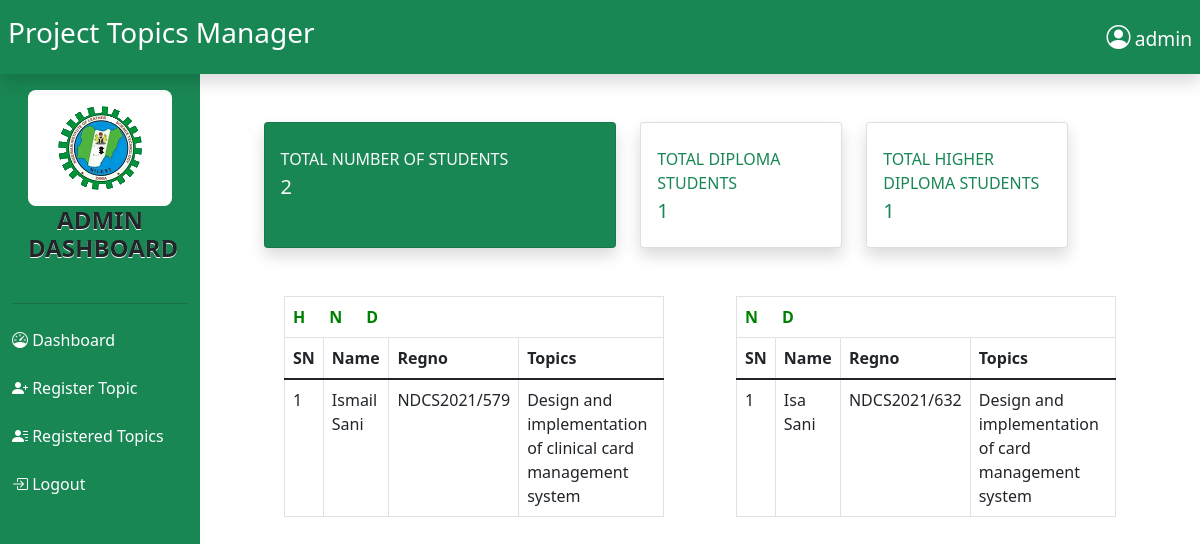
Page /dashboard.php on the committed database.
### tables this page shows
CREATE TABLE `adminsetting` (
  `id` int(11) NOT NULL auto_increment,
  `admin` varchar(20) NOT NULL,
  `password` varchar(20) NOT NULL,
  `lower` varchar(30) NOT NULL,
  `higher` varchar(30) NOT NULL,
  PRIMARY KEY  (`id`)
);

CREATE TABLE `hndtopics` (
  `id` int(11) NOT NULL auto_increment,
  `studentname` varchar(50) NOT NULL,
  `studentregno` varchar(15) NOT NULL,
  `studentdate` date NOT NULL,
  `studentsupervisor` varchar(50) NOT NULL,
  `studenttopic` varchar(100) NOT NULL,
  PRIMARY KEY  (`id`)
);

CREATE TABLE `ndtopics` (
  `id` int(11) NOT NULL auto_increment,
  `studentname` varchar(50) NOT NULL,
  `studentregno` varchar(15) NOT NULL,
  `studentdate` date NOT NULL,
  `studentsupervisor` varchar(50) NOT NULL,
  `studenttopic` varchar(100) NOT NULL,
  PRIMARY KEY  (`id`)
);

### dashboard.php (the view, shortened to what this page needs)
<?php include "include/server.php"; ?>
<!DOCTYPE html>
<html lang="en">
<head>
    <link rel="stylesheet" href="bootstrap-icons/bootstrap-icons.css">
    <link rel="stylesheet" href="bootstrap/css/bootstrap.min.css">
    <link rel="stylesheet" href="style.css">
    <link rel="stylesheet" href="dist/css/iziToast.min.css">
</head>
<body>
<?php
$sql = "SELECT * FROM adminsetting WHERE id = '1'";
$run = mysqli_query($dbcon,$sql);
$row = mysqli_fetch_assoc($run);
$name = $row['admin'];
$lower = $row['lower'];
$higher = $row['higher'];
?>
    <nav class="navbar navbar-vertical shadow bg-success">
    <div class="navbar-header">
            <h3 class="p-2">Project Topics Manager</h3>
    </div>
    <div class="navbar-inner p-2" id="openmodal">
        <i class="bi bi-person-circle" style="font-size: x-large;"></i>
       <span style="font-size: larger;"><?php echo $name; ?> </span>
    </div>
</nav>
    <div class="container-fluid">
        <div class="row">
            <div class="col-md-2 col-sm-2 bg-success">
        <div class="hader p-3">
        <center>
            <div class="logo" style="border-radius:1vh ">
            <img src="img/nilestu.png" class="p-3" alt="">
            </div>
                <h4 style="text-shadow: 0px 1px white;font-weight: bold;">ADMIN DASHBOARD</h4>
            </center>
        </div>
        <hr>
       <div class="mt-2">
        <a href="dashboard.php">
            <i class="bi bi-speedometer"></i>
            <span>Dashboard</span>
        </a>
       </div>
       <div class="mt-2">
        <a href="register.php">
            <i class="bi bi-person-plus-fill"></i>
            <span>Register Topic</span>
        </a>
       </div>
        <div class="mt-2">
        <a href="ndrecords.php">
            <i class="bi bi-person-lines-fill"></i>
            <span>Registered Topics</span>
        </a>
       </div>
        <div class="mt-2">
        <a href="index.html">
            <i class="bi bi-box-arrow-in-right"></i>
            <span>Logout</span>
        </a>
       </div></div>
        <div class="col-md-10 col-sm-10">
            <div class="container text-dark mt-5">
                <div class="container text-light">
                    <div class="row">'
                        <div class="col-md-5">
                             <div class="card border-left-success bg-success shadow h-100 py-2">
                                <div class="card-body">
                                    <div class="row no-gutters align-items-center">
                                        <div class="col mr-2">
                                            <div class="text-xs font-weight-bold text-light text-uppercase mb-1">
                                                Total Number Of Students</div>
                                            <div class="h5 mb-0 font-weight-bold text-gray-800">
                                                <?php
                                                    $sqlx = "SELECT COUNT(id) AS total FROM ndtopics";
                                                    $runx = mysqli_query($dbcon,$sqlx);
                                                    $rowx = mysqli_fetch_assoc($runx);
                                                     $sqly = "SELECT COUNT(id) AS total FROM hndtopics";
                                                    $runy = mysqli_query($dbcon,$sqly);
                                                    $rowy = mysqli_fetch_assoc($runy);
                                                    $sumofTpoics = $rowx['total'] + $rowy['total'];
                                                    echo $sumofTpoics;
                                                ?>
                                            </div>
                                        </div>
                                    </div>
                                </div>
                            </div>
                        </div>
                        <div class="col-md-3">
                             <div class="card border-left-success shadow h-100 py-2">
                                <div class="card-body">
                                    <div class="row no-gutters align-items-center">
                                        <a href="ndrecords.php" style="text-decoration:none">
                                        <div class="col mr-2">
                                        <div class="text-xs font-weight-bold text-success text-uppercase mb-1">
                                                Total <?php echo $lower; ?> Students</div>
                                            <div class="h5 mb-0 font-weight-bold text-success">
                                                <?php
                                                    $sqlx = "SELECT COUNT(id) AS total FROM ndtopics";
                                                    $runx = mysqli_query($dbcon,$sqlx);
                                                    $rowx = mysqli_fetch_assoc($runx);
                                                    echo $rowx['total'];
                                                ?>
                                            </div>
                                        </div></a>
                                    </div>
                                </div>
                            </div>
                        </div>
                        <div class="col-md-3">
                             <div class="card border-left-success shadow h-100 py-2">
                                <div class="card-body">
                                    <div class="row no-gutters align-items-center">
                                        <a href="hndrecords.php" style="text-decoration:none">
                                        <div class="col mr-2">
                                        <div class="text-xs font-weight-bold text-success text-uppercase mb-1">
                                                Total <?php echo $higher; ?> Students</div>
                                            <div class="h5 mb-0 font-weight-bold text-success">
                                                <?php
                                                    $sqlx = "SELECT COUNT(id) AS total FROM hndtopics";
                                                    $runx = mysqli_query($dbcon,$sqlx);
                                                    $rowx = mysqli_fetch_assoc($runx);
                                                    echo $rowx['total'];
                                                ?>
                                            </div>
                                        </div></a>
                                    </div>
                                </div>
                            </div>
                        </div>
                    </div>
                    <div class="row mt-5">
                        <div class="col-md-6">
                            <div class="container mx-auto">
                                 <table id="datatable-buttons" class="table table-bordered dt-responsive nowrap w-100">
                                    <thead>
                                        <th colspan="4" style="letter-spacing:3vh; color: green">HND</th>
                                        <tr>
                                            <th>SN</th>
                                            <th>Name</th>
                                            <th>Regno</th>
                                            <th>Topics</th>
                                        </tr>
                                    </thead>
                                    <?php
                              $sn=1;
                              $psql = mysqli_query($dbcon,"SELECT * FROM  hndtopics ORDER BY id DESC");
                              while($prop = mysqli_fetch_array($psql)){ ?>
                                    <tr>
                                        <td>
                                            <?php echo $sn++; ?>
                                        </td>
                                        <td>
                                            <?php echo $prop['studentname']; ?>
                                        </td>
                                        <td>
                                            <?php echo $prop['studentregno']; ?>
                                        </td>
                                        <td>
                                            <?php echo $prop['studenttopic']; ?>
                                        </td>
                                    </tr>
                                    <?php } ?>
                                </table>
                            </div>
                        </div>
                        <div class="col-md-6">
                            <div class="container mx-auto">
                                 <table id="datatable-buttons" class="table table-bordered dt-responsive nowrap w-100">
                                    <thead>
                                        <th colspan="4" style="letter-spacing:3vh; color: green">ND</th>
                                        <tr>
                                            <th>SN</th>
                                            <th>Name</th>
                                            <th>Regno</th>
                                            <th>Topics</th>
                                        </tr>
                                    </thead>
                                    <?php
                              $sn=1;
                              $psql = mysqli_query($dbcon,"SELECT * FROM  ndtopics ORDER BY id DESC");
                              while($prop = mysqli_fetch_array($psql)){ ?>
                                    <tr>
                                        <td>
                                            <?php echo $sn++; ?>
                                        </td>
                                        <td>
                                            <?php echo $prop['studentname']; ?>
                                        </td>
                                        <td>
                                            <?php echo $prop['studentregno']; ?>
                                        </td>
                                        <td>
                                            <?php echo $prop['studenttopic']; ?>
                                        </td>
                                    </tr>
                                    <?php } ?>
                                </table>
                            </div>
                        </div>
                    </div>
                </div>
            </div>
        </div>
    </div>
</body>
</html>

### style.css (style rules this page uses)
nav { color: white; }
div a { display: block; color: white; margin-top: 3vh; font-size: 16px; text-decoration: none; }
.navbar-inner { cursor: pointer; }
.col-md-2 { height: 100vh; }
.logo { background-color: white; transition: 2s; animation: changebackground 10s infinite; }

### rows in the picture
adminsetting: admin "admin", lower "DIPLOMA", higher "HIGHER DIPLOMA"
hndtopics: studentname "Ismail Sani", studentregno "NDCS2021/579", studenttopic "Design and implementation of clinical card management system"
ndtopics: studentname "Isa Sani", studentregno "NDCS2021/632", studenttopic "Design and implementation of card management system"

### other values in the picture
$sumofTpoics "2"
$rowx['total'] "1"
